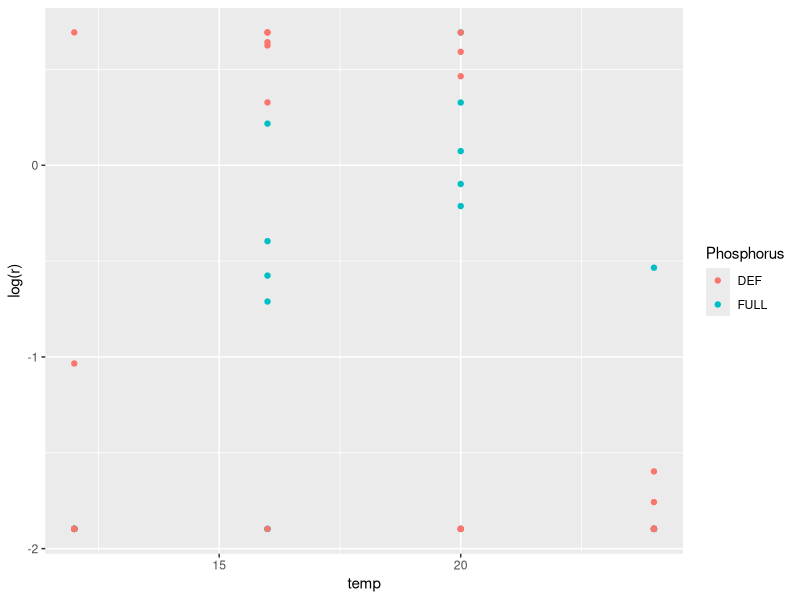
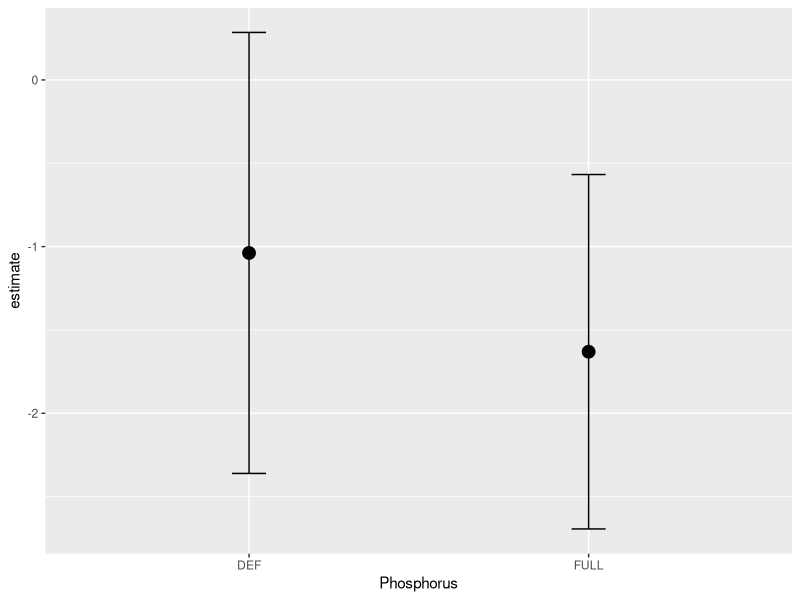
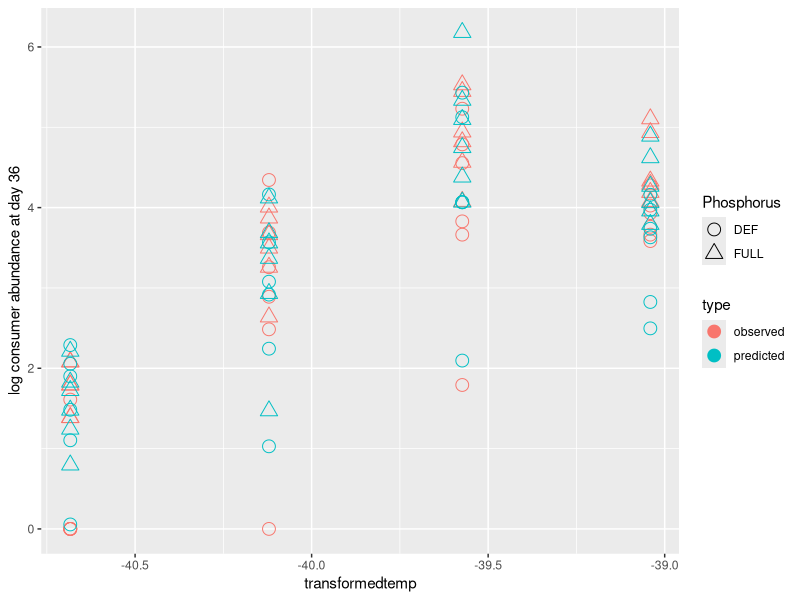
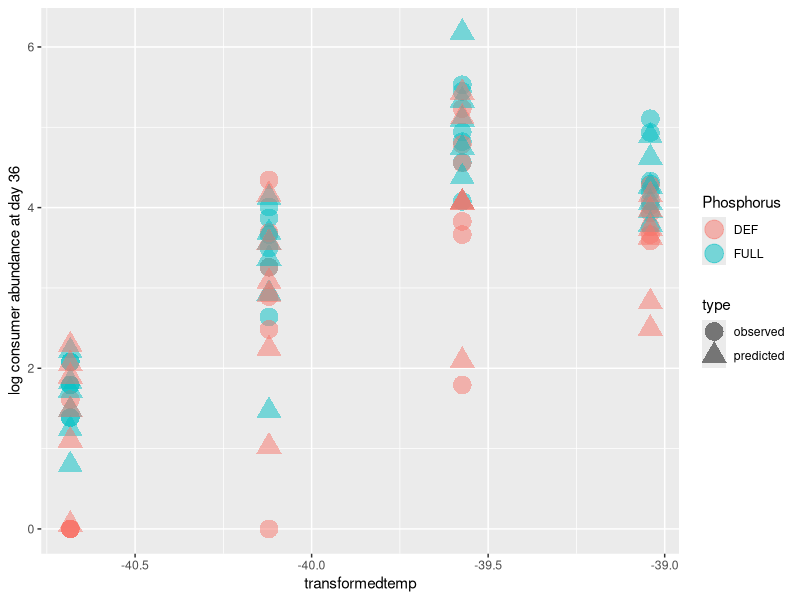
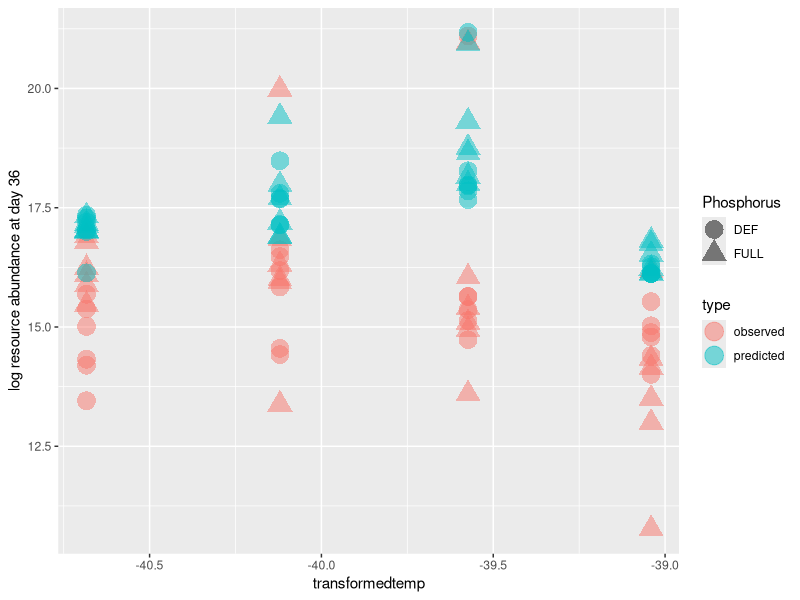

Here is the R script that generated these plots, in order:
## ---- chunk 1
library(tidyverse)
library(broom)

data <- read_csv("p-temp-marcus/fittedconsumerdata.csv")
## ---- chunk 2
ggplot(data = data, aes(x = temp, y = log(r), group = Phosphorus, color = Phosphorus)) + geom_point()
## ---- chunk 3
data %>% 
	filter(temp < 24) %>% 
	mutate(inverse_temp = (1/(.00008617*(temp+273.15)))) %>% 
	group_by(Phosphorus) %>% 
	do(tidy(lm(log(K) ~ inverse_temp, data = .), conf.int = TRUE)) %>%
	filter(term != "(Intercept)") %>%
	ggplot(aes(x = Phosphorus, y = estimate)) + geom_point(size = 4) + 
	geom_errorbar(aes(ymin = conf.low, ymax = conf.high), width = 0.1)

## ---- chunk 4
data <- read_csv("p-temp-marcus/plotdata.csv")
## ---- chunk 5
	data %>% 
		gather(key = predicted_observed, value = abundance, 8:11) %>%
		mutate(type = ifelse(grepl("predicted", predicted_observed), "predicted", "observed")) %>% 
		mutate(trophic_level = ifelse(grepl("H$", predicted_observed), "consumer", "resource")) %>% 
		filter(trophic_level == "consumer") %>% 
		ggplot(aes(x = transformedtemp, y = abundance, color = type)) + geom_point(aes(shape = Phosphorus, fill = type), size = 4) + 
		scale_shape(solid = FALSE) + ylab("log consumer abundance at day 36")

## ---- chunk 6
	data %>% 
		gather(key = predicted_observed, value = abundance, 8:11) %>%
		mutate(type = ifelse(grepl("predicted", predicted_observed), "predicted", "observed")) %>% 
		mutate(trophic_level = ifelse(grepl("H$", predicted_observed), "consumer", "resource")) %>% 
		filter(trophic_level == "consumer") %>% 
		ggplot(aes(x = transformedtemp, y = abundance, color = Phosphorus)) + geom_point(aes(shape = type), size = 6, alpha = 0.5) + 
		# scale_shape(solid = FALSE) +
		ylab("log consumer abundance at day 36")
## ---- chunk 7
	data %>% 
		gather(key = predicted_observed, value = abundance, 8:11) %>%
		mutate(type = ifelse(grepl("predicted", predicted_observed), "predicted", "observed")) %>% 
		mutate(trophic_level = ifelse(grepl("H$", predicted_observed), "consumer", "resource")) %>% 
		filter(trophic_level == "resource") %>% 
		ggplot(aes(x = transformedtemp, y = abundance, color = type)) + geom_point(aes(shape = Phosphorus), size = 6, alpha = 0.5) + 
		# scale_shape(solid = FALSE) +
		ylab("log resource abundance at day 36")
